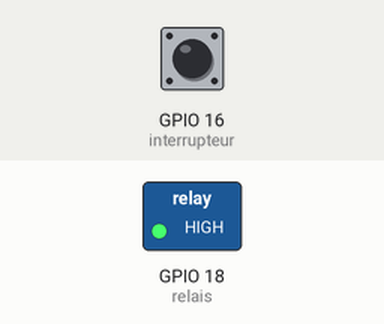
The sketch below on a simulated ESP32. On the bench: switched loads named in the sketch (green lamp = pin HIGH). The inputs (shaded band) are chosen by the test bench; at power-on: GPIO 16 (interrupteur) LOW. WiFi joins after 1.5 s; servers stay silent unless stated; uploads are accepted with an empty reply; what the sketch prints to the serial monitor is not drawn.

Above: at 5.8 s.
5.9 s: GPIO 16 (interrupteur) pulled HIGH for 1.6 s
At 8.7 s:
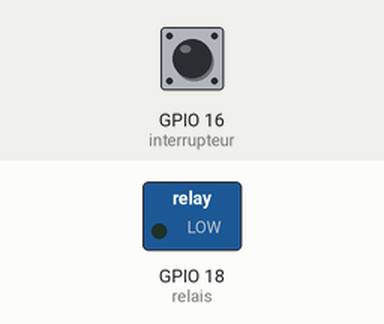
Timing chart, 0 to 10.2 s (numbered marks = the images above; inputs shaded):
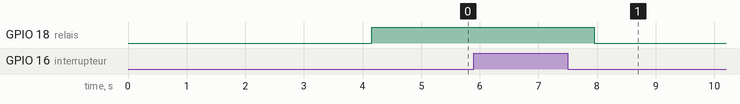

Measured:
- after the input at 5.9 s, GPIO 18 (relais): HIGH → LOW after 2.1 s

The sketch:

Code_Lampe.ino
```cpp
#include <WiFi.h>                  // Use this for WiFi instead of Ethernet.h
#include <HTTPClient.h>
WiFiClient client;            // Use this for WiFi instead of EthernetClient
byte mac_addr[] = { 0xDE, 0xAD, 0xBE, 0xEF, 0xFE, 0xED };

const char* ssid = "Pi3-AP";//"DESKTOP-8O9UF13 1533";//"Pi3-AP";   //WIFI_MaBox_5811C8 //Pi3-AP   // your SSID
const char* pass = "raspberry";  //"123456789";//"raspberry";//E8B8E1BB8A        //Pi3-AP    // your SSID Password
const char* host = "10.10.0.1";

int relais = 18;
int interrupteur = 16;
boolean etat = false;
char oppose = '1';
void definir_equipement( String nom_equipement, IPAddress ip_equipement){ // /api/creer_equipement.php
        Serial.println("Voila ip : ");
        Serial.println(ip_equipement);
        HTTPClient http;
        http.begin("http://10.10.0.1/api/creer_equipement.php?nom=" + nom_equipement + "&ip="+ip_equipement[0]+"."+ip_equipement[1]+"."+ip_equipement[2]+"."+ip_equipement[3]);
         //http.begin("http://10.10.0.1/api/clim_temp_capteur.php?nom=" + nom_equipement + "&temp=" + valeur_temp);// clim_temp_capteur.php
        http.GET();
        http.end();
}
char recuperation_des_infos(){
  String line;
  const char* host = "10.10.0.1";
   const int httpPort = 80;
   Serial.print("connecter a: ");
    Serial.println("10.10.0.1");

    // Use WiFiClient class to create TCP connections
    WiFiClient client;

    if (!client.connect(host, httpPort)) {
        Serial.println("connection failed");
    }
    // This will send the request to the server
    client.print(String("GET ") + "/api/lampe.php" + "?nom=" + "lampe1" + " HTTP/1.1\r\n" +
                 "Host: " + "10.10.0.1" + "\r\n" +
                 "Connection: close\r\n\r\n");
    unsigned long timeout = millis();
    while (client.available() == 0) {
        if (millis() - timeout > 5000) {
            Serial.println(">>> Client Timeout !");
            client.stop();
        }
    }

    while(client.available()) { line = String(client.readStringUntil('\r')); }

    line[0] = '\0';
    line[line.length()-1] = '\0';
    Serial.print(line);

    Serial.println();
    Serial.println("closing connection");
    return line[1];
}
void connexion_wifi(boolean initialisation_ou_probleme){
  int compteur = 0;
  if(WiFi.status() != WL_CONNECTED){
    WiFi.begin(ssid, pass);
    while ( WiFi.status() != WL_CONNECTED){
      if(initialisation_ou_probleme)
      Serial.println("Connection en cours...");
      else{
        if(compteur == 0){
        Serial.println("La box" + String(ssid) + " est deconnecter, reconnection en cours...");}
        delay(1000);
        compteur++;
      }
    }
    Serial.println("");
    Serial.println("La box a pris " + String(compteur) +" secondes pour ce reconnecter"); // il prend 80 secondes pour redemarer
    Serial.println("WiFi connected");
    Serial.println("IP address: ");
    Serial.println(WiFi.localIP());
  }
}
void modifier_etat_lampe(String nom_equipement, int  valeur_lampe){
        HTTPClient http;
        http.begin("http://10.10.0.1/api/puissance.php?nom=" + nom_equipement + "&puissance=" + String(valeur_lampe));
        http.GET();
        http.end();

}

void setup() {
  // put your setup code here, to run once:
  Serial.begin(9600);
pinMode(relais, OUTPUT); // RELAY
pinMode(interrupteur, INPUT); // INTERRUPTEUR ALLUMER
connexion_wifi(true);
oppose = recuperation_des_infos();
}

void loop() {
  connexion_wifi(false);
  char etat_lampe = recuperation_des_infos();
  Serial.println(etat_lampe);
  Serial.println(oppose);
  if(etat_lampe != oppose || digitalRead(interrupteur) == HIGH){oppose = etat_lampe;  etat = !etat;}
  else {
    if(etat ==  true) digitalWrite(relais, LOW);
    else {
      if(etat ==  false) digitalWrite(relais, HIGH);
    }
  }

 //connexion_wifi(false);
 //ecuperation_des_infos("lampe.php", "lampe1");
/*recuperation_des_infos(int httpPort, String fichierPhp, String nom);
definir_equipement( String nom_equipement, IPAddress ip_equipement);
modifier_etat_lampe(String nom_equipement, int  valeur_lampe);*/
}
```
